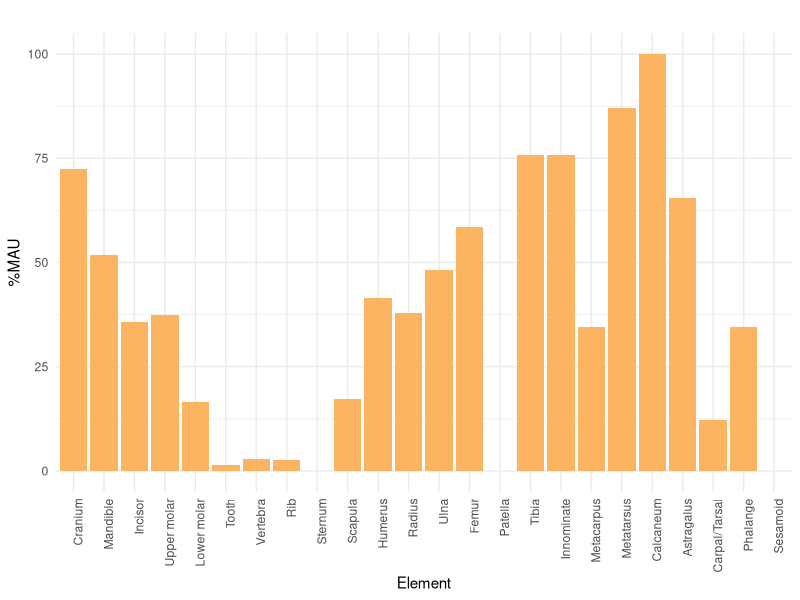

R code for this plot:
#Alternating carnivore and Neanderthal activities at Escoural Cave:
#Insights from the taphonomic and machine learning analysis of leporid remains

# Cobo-Sánchez, L.; Rufà, A.; Cascalheira, J.


# 1. Anatomical representation: Relative abundance (RA%) barplot

# Load the necessary libraries
library(ggplot2)
library(reshape2)
library(RColorBrewer)
library(readr)

# Read the CSV file into a data frame
data <- read.csv("analysis/data/raw_data/1_RA_MAU.csv",sep=";")

# Check the structure of the data
str(data)

# Melt the data for ggplot2
melted_data <- melt(data, id.vars = "Element")

# Preserve order of elements
data$Element <- factor(data$Element, levels = data$Element)

# Choose color
chosen_color <- brewer.pal(12, "Set3")[6]

# Create bar plot for %MAU
ggplot(data, aes(x = Element, y = MAU_percent)) +
  geom_bar(stat = "identity", fill = chosen_color) +
  labs(title = " ", x = "Element", y = "%MAU") +
  theme_minimal() +
  theme(axis.text.x = element_text(angle = 90, hjust = 1))

# Create bar plot for RA%
plot<- ggplot(data, aes(x = Element, y = RA_percent)) +
  geom_bar(stat = "identity", fill = chosen_color) +
  labs(title = " ", x = "Element", y = "RA%") +
  theme_minimal() +
  theme(
    axis.text.x = element_text(angle = 90, hjust = 1),
    panel.background = element_rect(fill = "white", color = NA),
    plot.background = element_rect(fill = "white", color = NA)
  )
# Save the plot with 300 dpi resolution
#ggsave("Figure2.png", plot = plot, width = 10, height = 6, dpi = 300)


